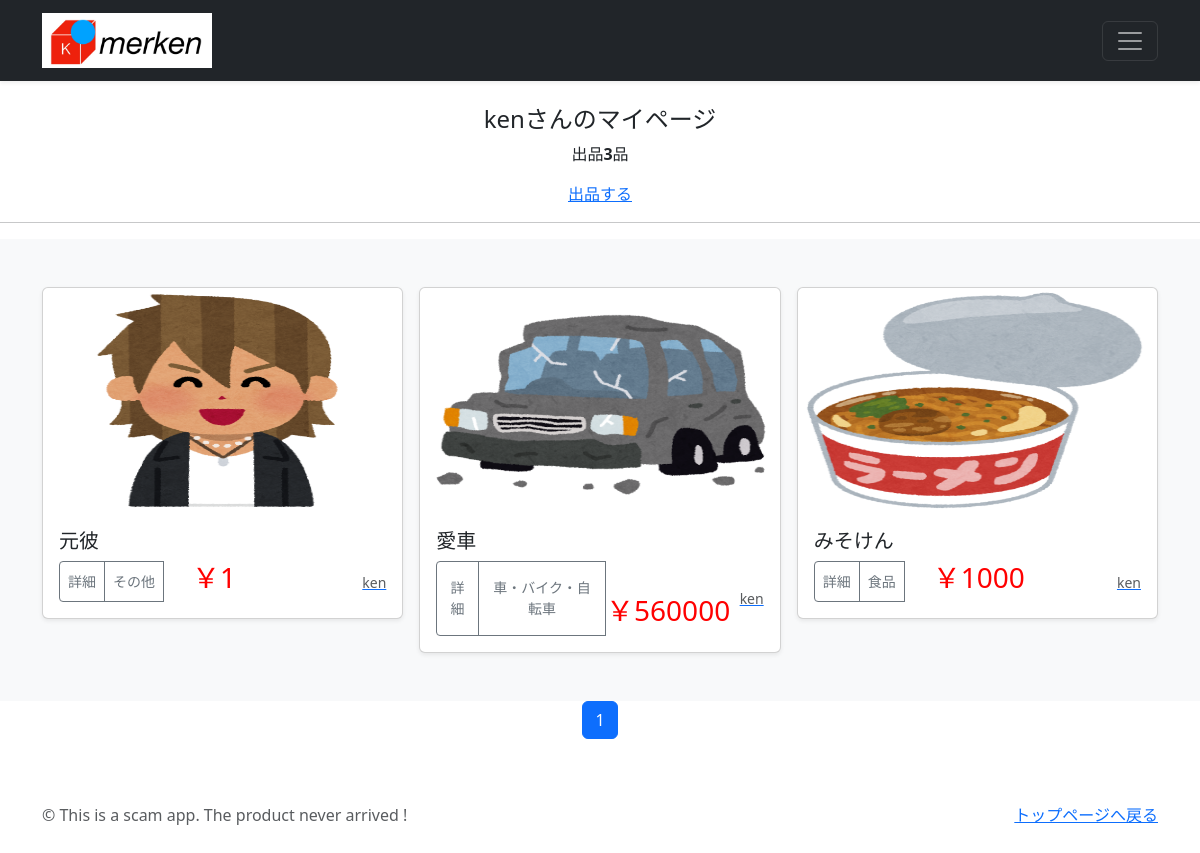
The app's page /mypage/ (signed in) with its own data.
### accounts/models.py (models this page shows)
class CustomUser(AbstractUser):
    pass

### trade/models.py (models this page shows, shortened)
class TradePost(models.Model):
    user = models.ForeignKey(
        CustomUser,
        verbose_name='ユーザー',
        on_delete=models.CASCADE
        )
    category = models.ForeignKey(
        Category,
        verbose_name='カテゴリ',
        on_delete=models.PROTECT
        )
    title = models.CharField(
        verbose_name='商品名', # フィールドのタイトル
        max_length=200        # 最大文字数は200
        )
    comment = models.TextField(
        verbose_name='コメント',  # フィールドのタイトル
        )
    price = models.IntegerField(
        verbose_name = '価格',
    )
    image1 = models.ImageField(
        verbose_name='イメージ1',# フィールドのタイトル
        upload_to = 'media'   # MEDIA_ROOT以下のphotosにファイルを保存
        )
    image2 = models.ImageField(
        verbose_name='イメージ2',# フィールドのタイトル
        upload_to = 'media',  # MEDIA_ROOT以下のphotosにファイルを保存
        blank=True,            # フィールド値の設定は必須でない
        null=True              # データベースにnullが保存されることを許容
        )
    posted_at = models.DateTimeField(
        verbose_name='投稿日時', # フィールドのタイトル
        auto_now_add=True       # 日時を自動追加
        )

class Category(models.Model):
    title = models.CharField(
        verbose_name='カテゴリ', # フィールドのタイトル
        max_length=20)

### trade/views.py (the view)
# urls.py: path('mypage/',views.MypageView.as_view(),name='mypage'),
class MypageView(ListView):
    template_name = 'mypage.html'
    paginate_by = 9
    def get_queryset(self):
        queryset = TradePost.objects.filter(
            user=self.request.user).order_by('-posted_at')
        return queryset

### trade/templates/mypage.html (shortened to what this page needs)
{% extends 'base.html' %}
      {% block contents %}
      {% if user.is_authenticated %}
        <br>
        <div style="text-align:center">
          <h4>{{user.username}}さんのマイページ</h4>
          {% if object_list.count == 0 %}
            <p>{{user.username}}さんの出品はありません</p>
          {% else %}
            <p>出品<strong>{{object_list.count}}</strong>品</p>
          {% endif %}
          <a href="{% url 'trade:post' %}">出品する</a>
        </div>
        <hr>
      {% endif %}
      {% include "trade_list.html" %}
      {% include "pagination.html" %}
      {% endblock %}

### trade/templates/trade_list.html (shortened to what this page needs)
<div class="album py-5 bg-light">
  <div class="container">
    <div class="row row-cols-1 row-cols-sm-2 row-cols-md-3 g-3">
      {% for record in object_list %}
      <div class="col">
        <div class="card shadow-sm">
          <img src="{{ record.image1.url }}"
              class="bd-placeholder-img card-img-top"
              width="100%" height="225"
              xmlns="http://www.w3.org/2000/svg"
              role="img" aria-label="Placeholder: Thumbnail"
              preserveAspectRatio="xMidYMid slice"
              focusable="false">
              <rect width="100%" height="100%" fill="#55595c"/>
          <div class="card-body">
            <h5 class="card-text">
              {{record.title}}
            </h5>
            <div class="d-flex justify-content-between align-items-center">
              <div class="btn-group">
                {% if request.user  %}
                <button type = "button"
                        class="btn btn-sm btn-outline-secondary"
                        onclick="location.href='{% url 'trade:trade_detail' record.pk %}'">
                        詳細</button>
                {% endif %}
                <button type = "button"
                        class="btn btn-sm btn-outline-secondary"
                        onclick="location.href='{% url 'trade:trades_cat' category=record.category.id %}'">
                                {{record.category.title}}</button>
                <h3 style="color:red">　￥{{record.price}}</h3>
              </div>
              <a href="{% url 'trade:user_list' user=record.user.id %}">
                <small class="text-muted">
                  {{record.user.username}}</small>
              </a>
            </div>
          </div>
        </div>
      </div>
      {% endfor %}
    </div>
  </div>
</div>

### trade/templates/base.html (style rules this page uses)
.bd-placeholder-img { font-size: 1.125rem; text-anchor: middle; -webkit-user-select: none; -moz-user-select: none; user-select: none; }

### records on screen
CustomUser: username "ken"
TradePost: image1 (picture), title "元彼", category "その他", price "1", user.username "ken"
TradePost: image1 (picture), title "愛車", category "車・バイク・自転車", price "560000", user.username "ken"
TradePost: image1 (picture), title "みそけん", category "食品", price "1000", user.username "ken"

### other values on screen
{{ object_list.count }} "3"
{{ num }} "1"
